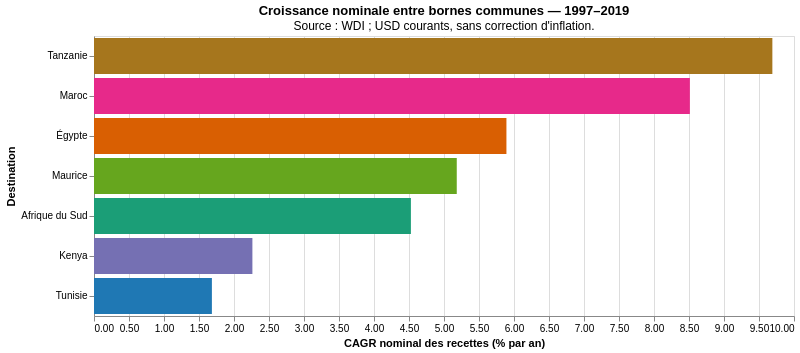

This figure's notebook cell:
### Markdown cell above
### 5.3 Tendances avant 2020

**Question :** quelle croissance nominale annualisée observe-t-on entre deux bornes communes avant 2020 ?

Les première et dernière années communes renseignées avant 2020 sont calculées depuis les recettes. Formule : `CAGR = (recettes_fin / recettes_debut) ** (1 / (annee_fin - annee_debut)) - 1`. Les bornes doivent être renseignées et strictement positives. Le tableau affiche le CAGR en pourcentage par an. Il résume les bornes, sans interpolation, et n'est **pas corrigé de l'inflation**.

### Code cell
receipts_pre_years = sorted(y for y in receipts_common_years if y < 2020)
assert len(receipts_pre_years) >= 2, "Période commune insuffisante pour un CAGR."
receipts_pre_start, receipts_pre_end = int(receipts_pre_years[0]), int(receipts_pre_years[-1])
receipts_duration = receipts_pre_end - receipts_pre_start
assert receipts_duration > 0
receipts_wide = receipts_available.pivot(index="destination", columns="year", values="value").reindex(DESTINATIONS)
receipts_trends = receipts_wide[[receipts_pre_start, receipts_pre_end]].rename(columns={
    receipts_pre_start: "recettes_debut", receipts_pre_end: "recettes_fin",
}).copy()
receipts_trends["annee_debut"] = receipts_pre_start
receipts_trends["annee_fin"] = receipts_pre_end
receipts_trends["nombre_annees"] = receipts_duration
receipts_endpoints_valid = receipts_trends[["recettes_debut", "recettes_fin"]].notna().all(axis=1) & receipts_trends[["recettes_debut", "recettes_fin"]].gt(0).all(axis=1)
receipts_trends["CAGR"] = np.nan
receipts_trends.loc[receipts_endpoints_valid, "CAGR"] = (
    (receipts_trends.loc[receipts_endpoints_valid, "recettes_fin"] / receipts_trends.loc[receipts_endpoints_valid, "recettes_debut"]) ** (1 / receipts_duration) - 1
) * 100
receipts_trends["statut"] = receipts_endpoints_valid.map({True: "Calculable", False: "Non calculable"})
receipts_trends = receipts_trends.reset_index()[[
    "destination", "annee_debut", "recettes_debut", "annee_fin", "recettes_fin", "nombre_annees", "CAGR", "statut",
]]
display(Markdown(f"**Période commune : {receipts_pre_start}–{receipts_pre_end}, soit {receipts_duration} ans. CAGR nominal en %/an ; bornes en USD courants.**"))
show_receipts_table(receipts_trends, amounts=["recettes_debut", "recettes_fin"], percentages=["CAGR"])
receipts_bar(receipts_trends.loc[receipts_trends["statut"].eq("Calculable")], "CAGR",
             "CAGR nominal des recettes (% par an)",
             f"Croissance nominale entre bornes communes — {receipts_pre_start}–{receipts_pre_end}",
             "Source : WDI ; USD courants, sans correction d'inflation.", percentage=True)

### Figure 1 — Vega-Lite specification as saved in the notebook (floating-point values rounded to 4 significant figures)
{"config": {"view": {"continuousWidth": 300, "continuousHeight": 300}}, "data": {"name": "data-05e70e5cca559072a4968cf65f06cbac"}, "mark": {"type": "bar"}, "encoding": {"color": {"field": "destination", "legend": null, "scale": {"domain": ["Afrique du Sud", "Égypte", "Kenya", "Maroc", "Maurice", "Tanzanie", "Tunisie"], "range": ["#1b9e77", "#d95f02", "#7570b3", "#e7298a", "#66a61e", "#a6761d", "#1f78b4"]}, "type": "nominal"}, "tooltip": [{"field": "destination", "title": "Destination", "type": "nominal"}, {"field": "CAGR", "format": ".2f", "title": "CAGR nominal des recettes (% par an)", "type": "quantitative"}], "x": {"axis": {"format": ".2f"}, "field": "CAGR", "title": "CAGR nominal des recettes (% par an)", "type": "quantitative"}, "y": {"field": "destination", "sort": "-x", "title": "Destination", "type": "nominal"}}, "height": 280, "title": {"text": "Croissance nominale entre bornes communes — 1997–2019", "subtitle": "Source : WDI ; USD courants, sans correction d'inflation."}, "width": 700, "$schema": "https://vega.github.io/schema/vega-lite/v6.1.0.json", "datasets": {"data-05e70e5cca559072a4968cf65f06cbac": [{"destination": "Afrique du Sud", "annee_debut": 1997, "recettes_debut": 3422000000.0, "annee_fin": 2019, "recettes_fin": 9064000000.0, "nombre_annees": 22, "CAGR": 4.527, "statut": "Calculable"}, {"destination": "Égypte", "annee_debut": 1997, "recettes_debut": 4046000000.0, "annee_fin": 2019, "recettes_fin": 14260000000.0, "nombre_annees": 22, "CAGR": 5.892, "statut": "Calculable"}, {"destination": "Kenya", "annee_debut": 1997, "recettes_debut": 1077000000.0, "annee_fin": 2019, "recettes_fin": 1762000000.0, "nombre_annees": 22, "CAGR": 2.263, "statut": "Calculable"}, {"destination": "Maroc", "annee_debut": 1997, "recettes_debut": 1649000000.0, "annee_fin": 2019, "recettes_fin": 9949000000.0, "nombre_annees": 22, "CAGR": 8.513, "statut": "Calculable"}, {"destination": "Maurice", "annee_debut": 1997, "recettes_debut": 666000000.0, "annee_fin": 2019, "recettes_fin": 2024000000.0, "nombre_annees": 22, "CAGR": 5.182, "statut": "Calculable"}, {"destination": "Tanzanie", "annee_debut": 1997, "recettes_debut": 343000000.0, "annee_fin": 2019, "recettes_fin": 2624000000.0, "nombre_annees": 22, "CAGR": 9.691, "statut": "Calculable"}, {"destination": "Tunisie", "annee_debut": 1997, "recettes_debut": 1858000000.0, "annee_fin": 2019, "recettes_fin": 2683000000.0, "nombre_annees": 22, "CAGR": 1.684, "statut": "Calculable"}]}}
